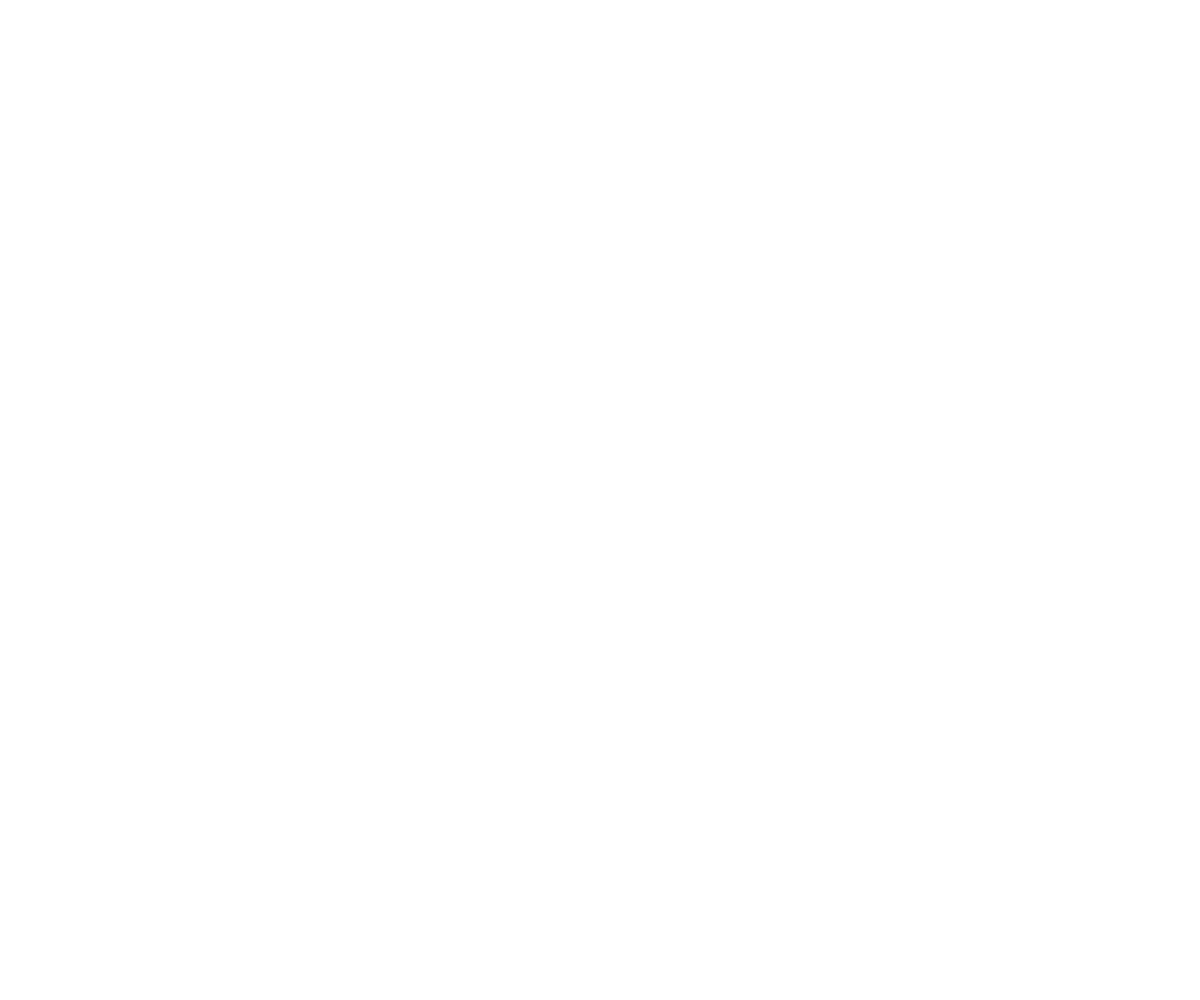
Frame 1 (no input)
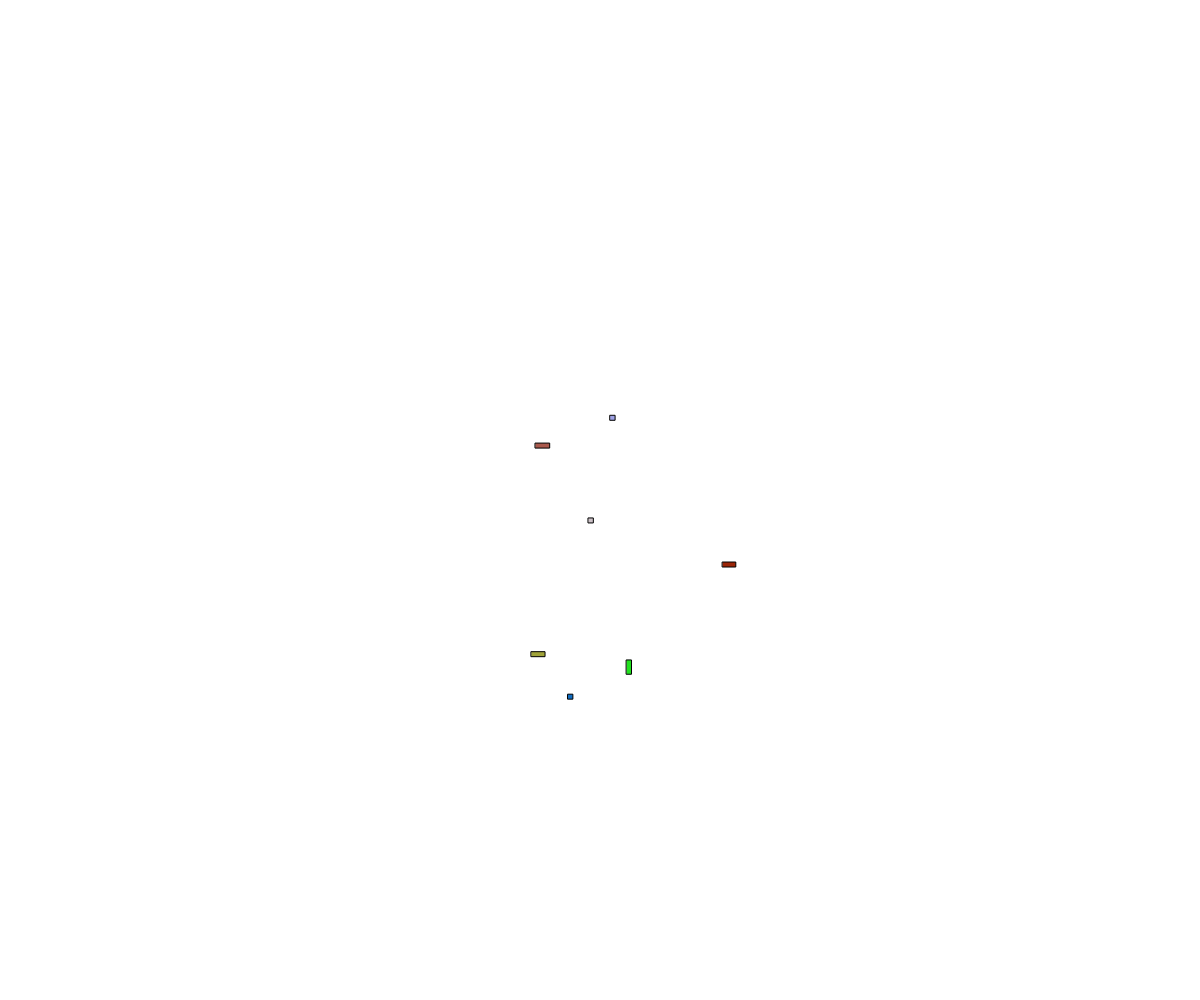
Frame 60 (no input)
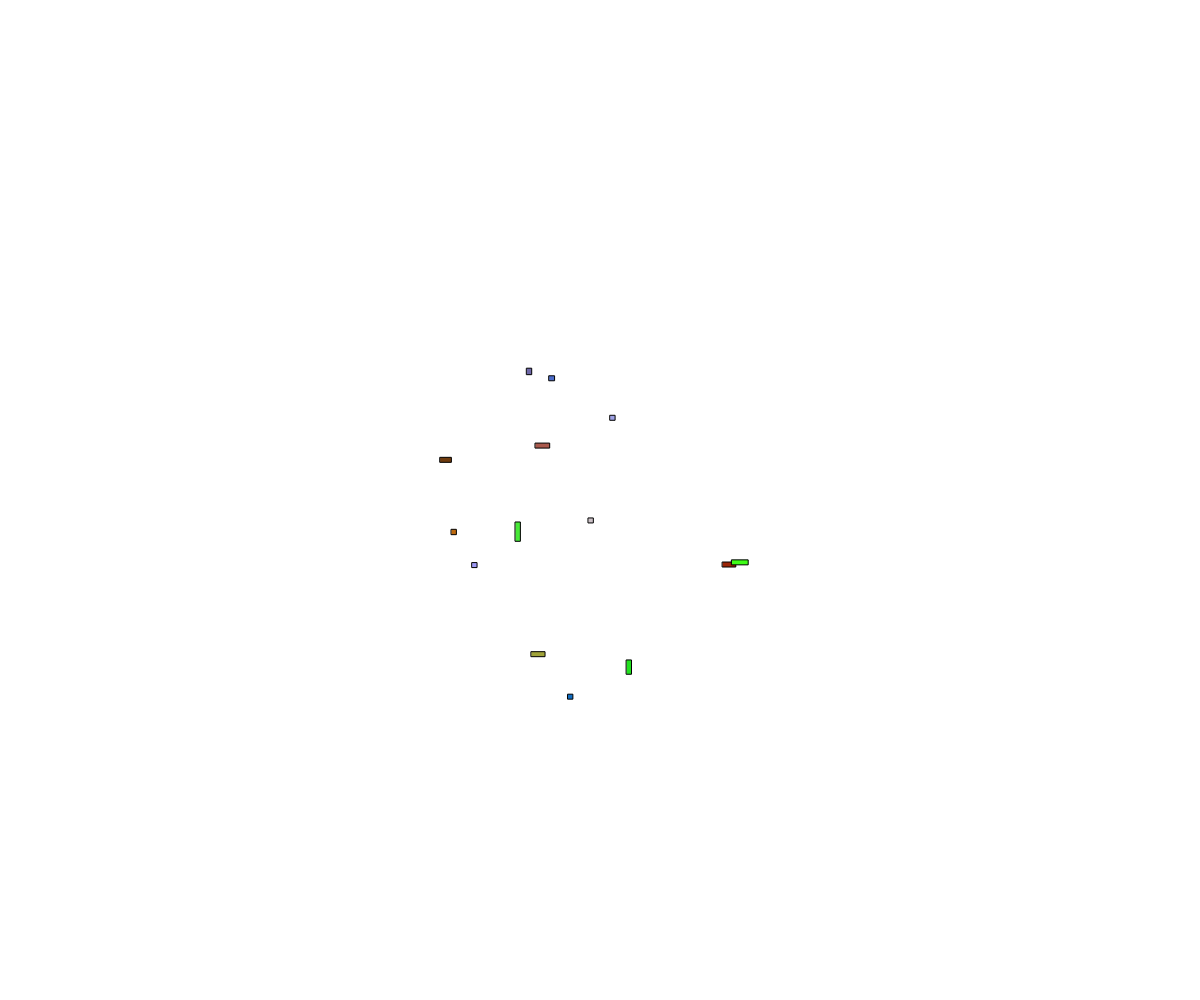
Frame 120 (the mouse pressed at the canvas centre since frame 60)

The p5.js sketch that drew these frames (run headless with seeded random() and noise() and a simulated clock; from frame 60 on, the mouse is pressed at the canvas centre):

// p5.js sketch
// ── sketch.js
// Project Title
// Your Name
// Date
//
// Extra for Experts:
// - describe what you did to take this project "above and beyond"

let x, y = 0;
let lengthSwap;
let on = true;

function setup() {
  createCanvas(windowWidth, windowHeight);
}

function hnggg() {
  x = random(width);
  y = random(height);

  lengthSwap = int(random(1, 4));
  if (on === true) {
    if (dist(x, y, width / 2, height / 2) < 200) {
      fill(random(255), random(255), random(255));
      if (lengthSwap === 1) {
        rect(x, y, random(5, 20), 5);
      }
      else if (lengthSwap === 2) {
        rect(x, y, 5, random(5, 20));
      }
      else {
        rect(x, y, 5, 5);
      }
    }
  }
}

function mouseClicked() {
  on = !on;
}

function draw() {
  //background(220);
  hnggg();
  print(on);
}
